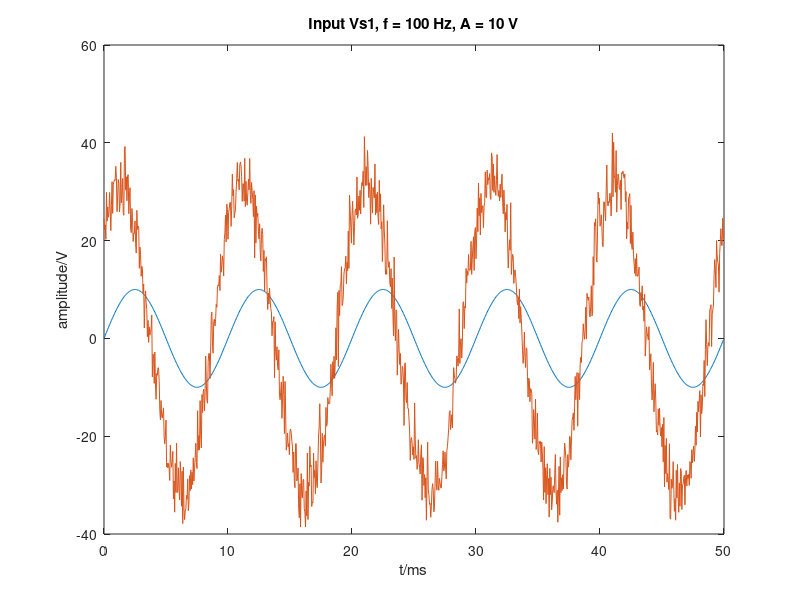
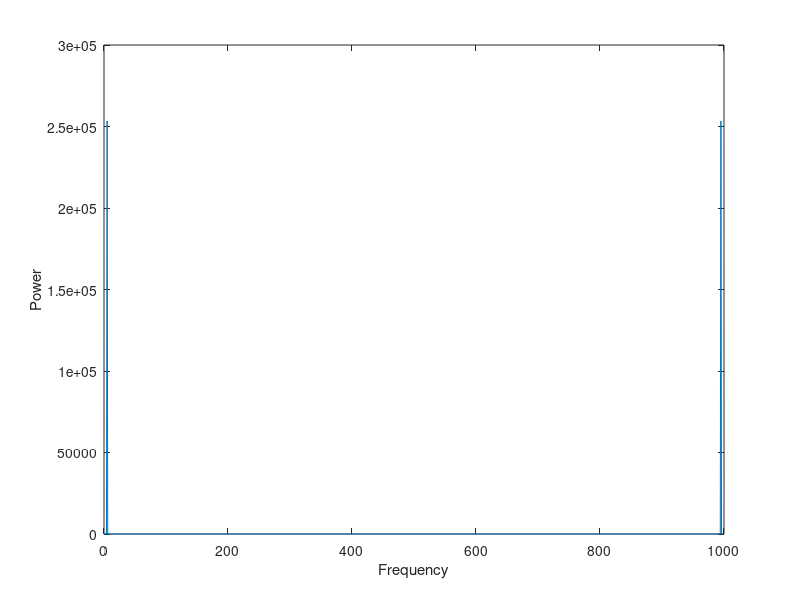

The MATLAB source for these figures, in order:
close all;
clear;
clc; 

%% Generate signal Vs1
% parameter
N=1000;                         % number of samples
tscale= 0.05;                   % the length of time displayed on the x-axis, unit in second
dt=tscale/N;                    % time interval of each sampling point
t=0:dt:(N-1)*dt;        
f=100;                          % frequency of Vs1 in Hz
A=10;                            % amplitude of Vs1
Vs1 = A*sin(2*pi*f*t);
% x1 = max(Vs1)./sqrt(2);         % root mean square of Vs1
% Vs1 = Vs1./x1;                  % normalize Vs0

% plot
figure(1);
plot(t.*1000,Vs1);              % times 1000 to change the unit from s to ms
str_title1 = sprintf('Input Vs1, f = %d Hz, A = %d V',f, A);
title(str_title1);
%axis([-inf,+inf,-1,+1]);
xlabel('t/ms');
ylabel('amplitude/V');
hold on;


%% Amplifier A1
% parameter
G1 = 10;                        % voltage gain of A1 in dB
Ph1 = 45;                      % phase introduced by A1
Vn1 = 1;                        % noise introduced by A1 in dB

Ph1 = Ph1*pi/180; 
Vs1 = A*sin(2*pi*f*t+Ph1);

sigPower_Lin = sum(Vs1.^2)/N;       % signal power in watt
sigPower = 10*log10(sigPower_Lin);  % signal power in dB
noisePower_Lin = 10^(Vn1/10);           % noise power in watt
noise = sqrt(noisePower_Lin)*randn(1,N);    % generate noise signal

A1_Out = Vs1+noise;                 % add noise to signal

G1_Lin = 10^(G1/20); % convert voltage gain from dB to linear

A1_Out = A1_Out.* G1_Lin;           % Output of amplifier A1

% plot
%figure(2);
plot(t.*1000,A1_Out);            % times 1000 to change the unit from s to ms
% str_title2 = sprintf('Vs1 after amplifier A1, with G = %d dB, Ph1 = %d and Vn1 = %d dB', G1, Ph1, Vn1);
% title(str_title2);
% xlabel('t/ms');
% ylabel('amplitude/V');



%% FFT
y = fft(A1_Out);
fs = 1000;                               % sample frequency 100Mhz
F_range = (0:N-1)*(fs/N);
power = abs(y).^2/N;


figure(3)
plot(F_range,power);
xlabel('Frequency');
ylabel('Power');







